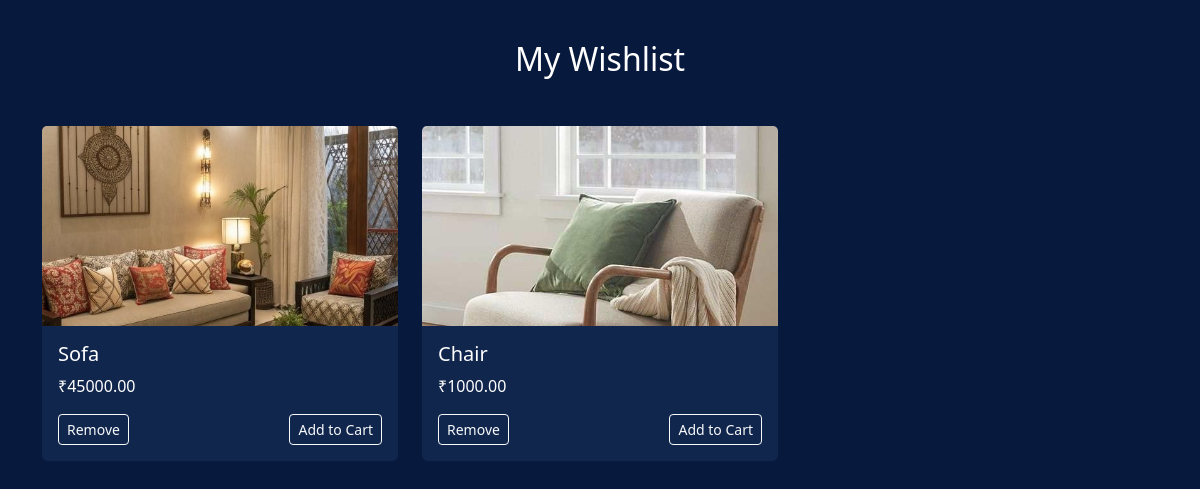
/cart/wishlist/ (signed in), run on the app's committed database.
### cart/models.py (models this page shows, shortened)
class WishlistItem(models.Model):
    user = models.ForeignKey(settings.AUTH_USER_MODEL, on_delete=models.CASCADE)
    product = models.ForeignKey(Product, on_delete=models.CASCADE)

### products/models.py (models this page shows, shortened)
class Product(models.Model):
    category = models.ForeignKey(Category, on_delete=models.CASCADE, related_name='products')
    vendor = models.ForeignKey(User, on_delete=models.CASCADE, related_name='products', null=True, blank=True)  # ✅ add this line
    name = models.CharField(max_length=255)
    price = models.DecimalField(max_digits=10, decimal_places=2)
    image = models.ImageField(upload_to='products/', default='products/default.jpg')
    description = models.TextField(blank=True, null=True)

### cart/views.py (the view)
# urls.py: path('wishlist/', views.wishlist_view, name='wishlist_view'),
@login_required
def wishlist_view(request):
    items = WishlistItem.objects.filter(user=request.user)
    return render(request, 'cart/wishlist.html', {'wishlist_items': items})

### cart/templates/cart/wishlist.html (shortened to what this page needs)
{% load static %}
<!DOCTYPE html>
<html lang="en">
<head>
  <link rel="stylesheet" href="https://cdn.jsdelivr.net/npm/bootstrap@5.3.2/dist/css/bootstrap.min.css">
</head>
<body>
<div class="container">
  <h2 class="text-center mb-5">My Wishlist</h2>
  {% if wishlist_items %}
    <div class="row row-cols-1 row-cols-md-3 g-4">
      {% for item in wishlist_items %}
        <div class="col">
          <div class="card h-100">
            <img src="{{ item.product.image.url }}" class="card-img-top" alt="{{ item.product.name }}">
            <div class="card-body">
              <h5 class="card-title">{{ item.product.name }}</h5>
              <p class="card-text">₹{{ item.product.price }}</p>
              <div class="d-flex justify-content-between">
                <a href="{% url 'cart:remove_from_wishlist' item.product.id %}" class="btn btn-outline-light btn-sm">
                  Remove
                </a>
                <a href="{% url 'cart:add_to_cart' item.product.id %}" class="btn btn-outline-light btn-sm">
                  Add to Cart
                </a>
              </div>
            </div>
          </div>
        </div>
      {% endfor %}
    </div>
  {% else %}
    <p class="text-center">Your wishlist is empty.</p>
  {% endif %}
</div>
</body>
</html>

### cart/templates/cart/wishlist.html (style rules this page uses)
body { background-color: #071a3d; color: white; padding: 40px 0; }
.card { background-color: #10264d; color: white; border: none; }
.card img { max-height: 200px; object-fit: cover; }

### data on the page
WishlistItem: product.image (picture), product.name "Sofa", product.price "45000.00"
WishlistItem: product.image (picture), product.name "Chair", product.price "1000.00"
